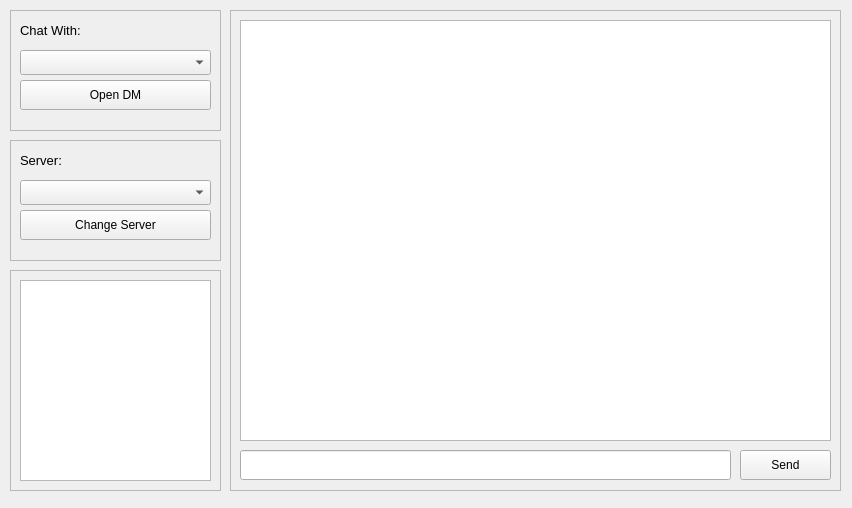
<?xml version="1.0" encoding="UTF-8"?>
<ui version="4.0">
 <class>ChatWindow</class>
 <widget class="QMainWindow" name="ChatWindow">
  <property name="geometry">
   <rect>
    <x>0</x>
    <y>0</y>
    <width>852</width>
    <height>508</height>
   </rect>
  </property>
  <property name="windowTitle">
   <string>Chat App</string>
  </property>
  <widget class="QWidget" name="centralwidget">
   <widget class="QFrame" name="dmFrame">
    <property name="geometry">
     <rect>
      <x>10</x>
      <y>10</y>
      <width>211</width>
      <height>121</height>
     </rect>
    </property>
    <property name="frameShape">
     <enum>QFrame::StyledPanel</enum>
    </property>
    <widget class="QLabel" name="chatWithLabel">
     <property name="geometry">
      <rect>
       <x>10</x>
       <y>10</y>
       <width>130</width>
       <height>20</height>
      </rect>
     </property>
     <property name="font">
      <font>
       <pointsize>10</pointsize>
      </font>
     </property>
     <property name="text">
      <string>Chat With:</string>
     </property>
    </widget>
    <widget class="QComboBox" name="userDropdown">
     <property name="geometry">
      <rect>
       <x>10</x>
       <y>40</y>
       <width>191</width>
       <height>25</height>
      </rect>
     </property>
    </widget>
    <widget class="QPushButton" name="openDmButton">
     <property name="geometry">
      <rect>
       <x>10</x>
       <y>70</y>
       <width>191</width>
       <height>30</height>
      </rect>
     </property>
     <property name="text">
      <string>Open DM</string>
     </property>
    </widget>
   </widget>
   <widget class="QFrame" name="mainFrame">
    <property name="geometry">
     <rect>
      <x>230</x>
      <y>10</y>
      <width>611</width>
      <height>481</height>
     </rect>
    </property>
    <property name="frameShape">
     <enum>QFrame::StyledPanel</enum>
    </property>
    <widget class="QTextEdit" name="chatBox">
     <property name="geometry">
      <rect>
       <x>10</x>
       <y>10</y>
       <width>591</width>
       <height>421</height>
      </rect>
     </property>
     <property name="readOnly">
      <bool>true</bool>
     </property>
    </widget>
    <widget class="QLineEdit" name="messageEntry">
     <property name="geometry">
      <rect>
       <x>10</x>
       <y>440</y>
       <width>491</width>
       <height>30</height>
      </rect>
     </property>
    </widget>
    <widget class="QPushButton" name="sendButton">
     <property name="geometry">
      <rect>
       <x>510</x>
       <y>440</y>
       <width>91</width>
       <height>30</height>
      </rect>
     </property>
     <property name="text">
      <string>Send</string>
     </property>
    </widget>
   </widget>
   <widget class="QFrame" name="serverFrame">
    <property name="geometry">
     <rect>
      <x>10</x>
      <y>140</y>
      <width>211</width>
      <height>121</height>
     </rect>
    </property>
    <property name="frameShape">
     <enum>QFrame::StyledPanel</enum>
    </property>
    <widget class="QLabel" name="chatWithLabel_5">
     <property name="geometry">
      <rect>
       <x>10</x>
       <y>10</y>
       <width>130</width>
       <height>20</height>
      </rect>
     </property>
     <property name="font">
      <font>
       <pointsize>10</pointsize>
      </font>
     </property>
     <property name="text">
      <string>Server:</string>
     </property>
    </widget>
    <widget class="QComboBox" name="userDropdown_5">
     <property name="geometry">
      <rect>
       <x>10</x>
       <y>40</y>
       <width>191</width>
       <height>25</height>
      </rect>
     </property>
    </widget>
    <widget class="QPushButton" name="openDmButton_5">
     <property name="geometry">
      <rect>
       <x>10</x>
       <y>70</y>
       <width>191</width>
       <height>30</height>
      </rect>
     </property>
     <property name="text">
      <string>Change Server</string>
     </property>
    </widget>
   </widget>
   <widget class="QFrame" name="debugFrame">
    <property name="geometry">
     <rect>
      <x>10</x>
      <y>270</y>
      <width>211</width>
      <height>221</height>
     </rect>
    </property>
    <property name="frameShape">
     <enum>QFrame::StyledPanel</enum>
    </property>
    <widget class="QTextEdit" name="textEdit">
     <property name="geometry">
      <rect>
       <x>10</x>
       <y>10</y>
       <width>191</width>
       <height>201</height>
      </rect>
     </property>
    </widget>
   </widget>
  </widget>
 </widget>
 <resources/>
 <connections/>
</ui>
